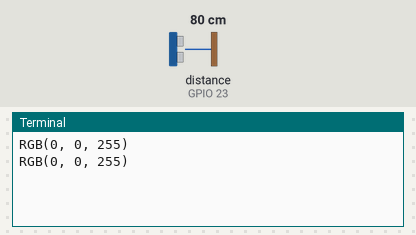
A program run on a simulated Raspberry Pi (BCM pin numbers). Parts: the last lines printed to the terminal. The inputs (shaded band) are chosen by the test bench; at power-on: distance to the obstacle (sensor on GPIO 23) 80 cm. The echo pulse lasts 58.3 µs per cm; the interpreter's speed is modelled, so counts of loop turns are approximate; the desktop window is not drawn, its controls go by their first labels and the mouse button is held 0.15 s; the clock reads 2024-03-15 10:24:30 at power-on unless the program sets it.

Above: at 1.2 s.
1.3 s: distance to the obstacle (sensor on GPIO 23) set to 2 cm
At 2.6 s:
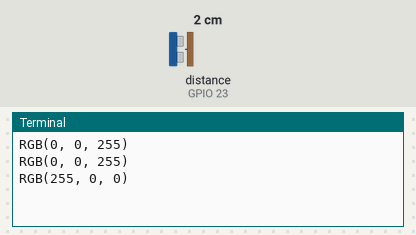
2.8 s: distance to the obstacle (sensor on GPIO 23) set to 4 cm
At 3.5 s:
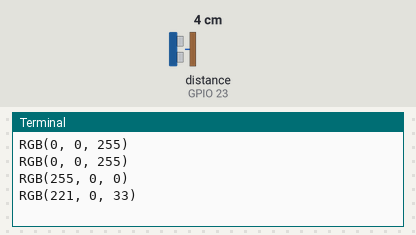
Timing chart, 0 to 5.8 s (numbered marks = the images above; inputs shaded):
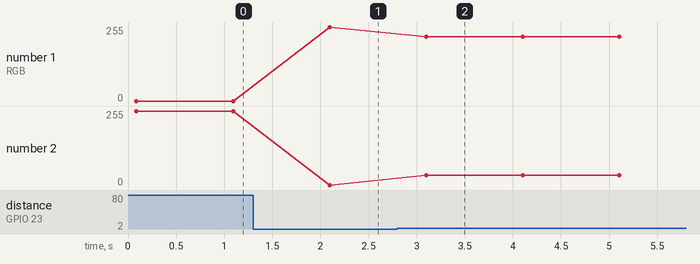

The program:

pulse_tk.py
```python
import RPi.GPIO as GPIO
import time
import tkinter as tk

class App:
    def __init__(self, master=None):
        self.frame = tk.Frame(master)
        self.frame.pack()
        #buff = tk.StringVar()
        #buff.set('0')
        self.l1 = tk.Label(self.frame, text='Distance(cm)', font=('Arial','30','bold'))
        self.l1.pack()
        self.l2 = tk.Label(self.frame, text='0', font=('Arial','30','bold'))
        self.l2.pack()


trigger_pin = 18
echo_pin = 23

GPIO.setmode(GPIO.BCM)
GPIO.setup(trigger_pin, GPIO.OUT)
GPIO.setup(echo_pin, GPIO.IN)

def send_trigger_pulse():
    GPIO.output(trigger_pin, True)
    time.sleep(0.0001)
    GPIO.output(trigger_pin, False)

def wait_for_echo(value, timeout):
    count = timeout
    while GPIO.input(echo_pin) != value and count > 0:
        count = count -1

def get_distance():
    send_trigger_pulse()
    wait_for_echo(True, 10000)
    start = time.time()
    wait_for_echo(False, 10000)
    finish = time.time()
    pulse_len = finish - start
    distance_cm = pulse_len*340.29/2*100
    distance_in = distance_cm/2.5
    red = 0;
    blue = 0;
    color = ''
    deng = 3
    safe = 10
    befor = 0.0
    if distance_cm >= safe:
        red=0
        blue = 255
        befor = distance_cm
    elif distance_cm >= deng and distance_cm <= safe:
        if distance_cm >= befor:
            red = int(255 - (distance_cm - deng)/(safe - deng)*255)
            blue = int((distance_cm - deng)/(safe - deng)*255)
            befor = distance_cm
        elif distance_cm <= befor:
            red = int((distance_cm - deng)/(safe - deng)*255)
            blue = int(255 - (distance_cm - deng)/(safe - deng)*255)
            befor = distance_cm

    if distance_cm < deng:
        red = 255
        blue = 0
        befor = distance_cm

    print('RGB({}, 0, {})'.format(red, blue))
    color = '#{:02x}{:02x}{:02x}'.format(red,0,blue)
    return distance_cm, color

if __name__ == '__main__':

    def show():
        #app.buff = str(get_distance())
        t = get_distance()
        app.l2.configure(text='{:.2f}'.format(t[0]), fg=t[1])
        #app.l2.configure(background=t[1])
        root.after(1000, show)


    root = tk.Tk()
    root.title('pulse senser display Tkinter')
    root.geometry('300x400')
    app = App(root)
    show()
    root.mainloop()
```

Measured:
- after the input at 1.3 s, the terminal: prints a new line after 0.80 s (image 1)
- after the input at 2.8 s, the terminal: prints a new line after 0.30 s (image 2)
- plotted number 1: 255 → 221 after the input at 2.8 s
- plotted number 2: 0 → 33 after the input at 2.8 s
